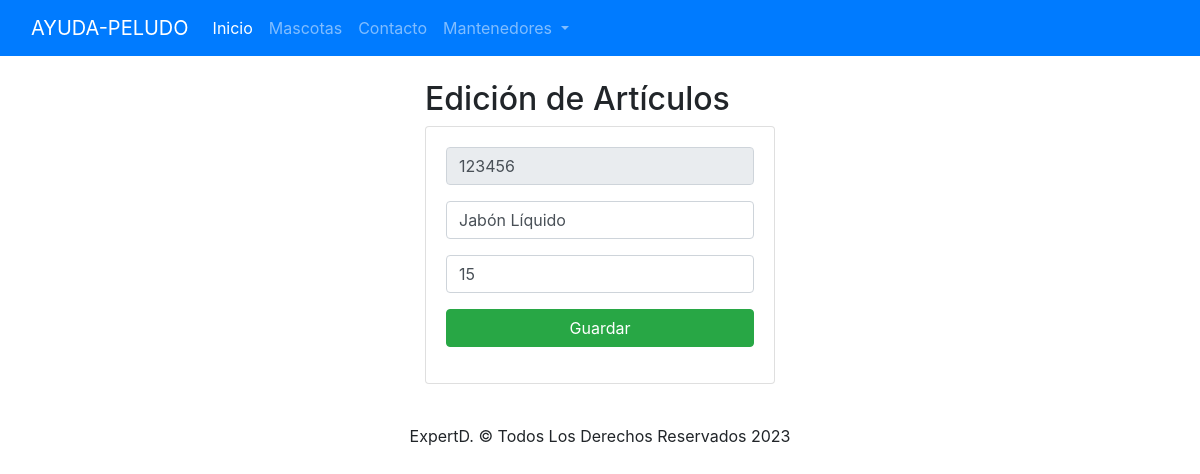
/edicionArticulo/123456, run on the app's committed database.
### ONG/models.py (models this page shows, shortened)
class Tb_Articulo(models.Model):
    codigo = models.CharField(primary_key=True, max_length=6)
    nombre = models.CharField(max_length=50)
    stock = models.PositiveSmallIntegerField()

### ONG/views.py (the view)
# urls.py: path('edicionArticulo/<codigo>', views.Edicion_Articulo),
def Edicion_Articulo(request, codigo):
    articulo = Tb_Articulo.objects.get(codigo=codigo)
    return render(request, "edicionArticulo.html", {"articulo": articulo})

### ONG/templates/edicionArticulo.html (shortened to what this page needs)
{% extends "./base.html" %}
{% block body %}
<div class="row">
    <div class="col-md-4 offset-md-4">
        <h2>Edición de Artículos</h2>
        <div class="card">
            <div class="card-body">
                <form action="/editarArticulo/" method="POST">{% csrf_token %}
                    <div class="form-group">
                        <input type="text" id="txtCodigo" name="txtCodigo" value="{{articulo.codigo}}" class="form-control" placeholder="Código"
                            minlength="6" maxlength="6" readonly required>
                    </div>
                    <div class="form-group">
                        <input type="text" id="txtNombre" name="txtNombre" value="{{articulo.nombre}}" class="form-control" placeholder="Nombre"
                            maxlength="50" required>
                    </div>
                    <div class="form-group">
                        <input type="text" id="numCreditos" name="numStock" value="{{articulo.stock}}" class="form-control" min="1" max="9" placeholder="Stock"
                            value="1" required>
                    </div>
                    <div class="form-group">
                        <button type="submit" class="btn btn-success btn-block text-white">Guardar</button>
                    </div>
                </form>
            </div>
        </div>
    </div>
</div>
{% endblock %}

### ONG/static/css/estilos.css (style rules this page uses)
* { margin: 0; padding: 0; }

### data on the page
Tb_Articulo: txtCodigo "123456", txtNombre "Jabón Líquido", numStock "15"
